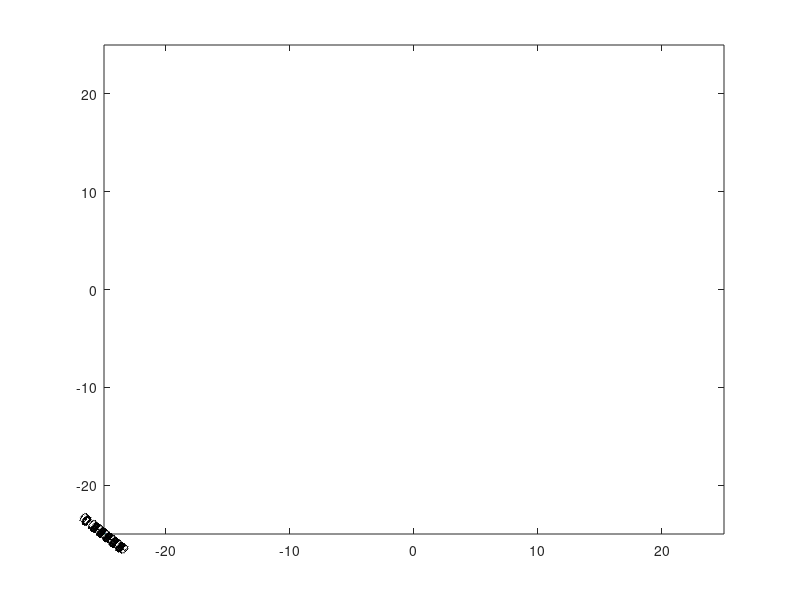

Write MATLAB code to recreate this figure. (Note: this script raises an error after producing the figure.)
clc
clear
close all
jj=0;
F = figure;
[X,Y] = meshgrid(-25:.2:25 , -25:.2:25 );
Z = zeros(length(X(:,1)),length(X(1,:)));
Z(1,1) =1;
[~,c] = contour(X,Y,Z, 'ShowText', 'on');%-1:.5:1
global COUNTOUR_IN
COUNTOUR_IN = [0,0,0];




%   World Building
numberOfAgents = 10;
agentRadius = .1;
timeStep = .05;
mapSize = 10;
shape = circle (.2);
%  *[-2,-1;-2,1;2,1;2,-1];
global CURRENT_KEY_PRESSED 
CURRENT_KEY_PRESSED = '';
H = figure;
set(H,'KeyPressFcn',@buttonPress);
% rosinit('10.255.103.55');
env = agentEnv(1,@rosController,mapSize,timeStep);
env.setAgentPositions(zeros(numberOfAgents, 2));
env.setGoalPositions([5, 5]);
% env.agents(1).setUpPublisher('/turtle1/cmd_vel/');
% env.agents(1).setUpSubscriber('/turtle1/cmd_vel/');
 
% f(1)={@testControllerEnemySinkSource};
% f(1)={@testControllerEnemySinkSource2};
f(1)={@rosController2};
for i =2:numberOfAgents
   f(i) = {@testController5}; 
end    
ENV = agentEnv(numberOfAgents,f,mapSize,timeStep); 



%Updating agent properties
for i = 1:numberOfAgents
    ENV.agents(i).setShape(shape);
    ENV.setAgentColor(i,[0 1 0]);
    ENV.agents(i).createProperty('isEnemy',false)
end
    ENV.agents(1).setProperty('isEnemy', true);
    
%Setting Initial Positions
initPositions = zeros(numberOfAgents, 2);
goalLocations = zeros(numberOfAgents, 2);
% initPositions(1,:) = [-4,-4];
initPositions(1,:) = [-mapSize+2,-mapSize+2];
% goalLocations(1,:) = Home;
for i = 2:numberOfAgents
    theta = 2*pi/numberOfAgents * (i-1);
    initPositions(i,:) = [cos(theta),sin(theta)]*mapSize*(.5);
%      goalLocations(i,:) = Home;
end
ENV.setAgentPositions(initPositions);
ENV.setGoalPositions(goalLocations);

%Creating Static Obstacles
% w=1;
% l=2*mapSize;
% rectangle = [-(l/2+w),0;l/2+w,0;l/2+w,-w;-(l/2+w),-w];
% ENV.createStaticObstacle(rectangle,[0,-l/2],0,1);
% ENV.createStaticObstacle(rectangle,[l/2,0],-pi/2,2);
% ENV.createStaticObstacle(rectangle,[0,l/2],-pi,3);
% ENV.createStaticObstacle(rectangle,[-l/2,0],pi/2,4);


%Optional Features
ENV.collisionsOn(true);
ENV.pathVisibility(false);
ENV.realTime = false;
ENV.agentIdVisibility(false);
counter = 0;
while(true)
    ENV.tick;
    set(c,"ZData", COUNTOUR_IN);
    counter = counter + timeStep;
    fprintf("Time: %.3f \n",counter)
    env.tick;
    if counter > 100
        break
    end
%     run('evolvingvariables.m');
    %change goal locations
%     for i = 1:numberOfAgents
%         theta = 2*pi/numberOfAgents * (i-1) + (pi/8)*counter;
%         goalLocations(i,:) = [cos(theta+3.9*pi/4),sin(theta+3.9*pi/4)]*mapSize*(1);
%     end
%     ENV.setGoalPositions(goalLocations);
end
 rosshutdown;

function buttonPress(src,event)
  global CURRENT_KEY_PRESSED
  CURRENT_KEY_PRESSED = event.Key;
end



